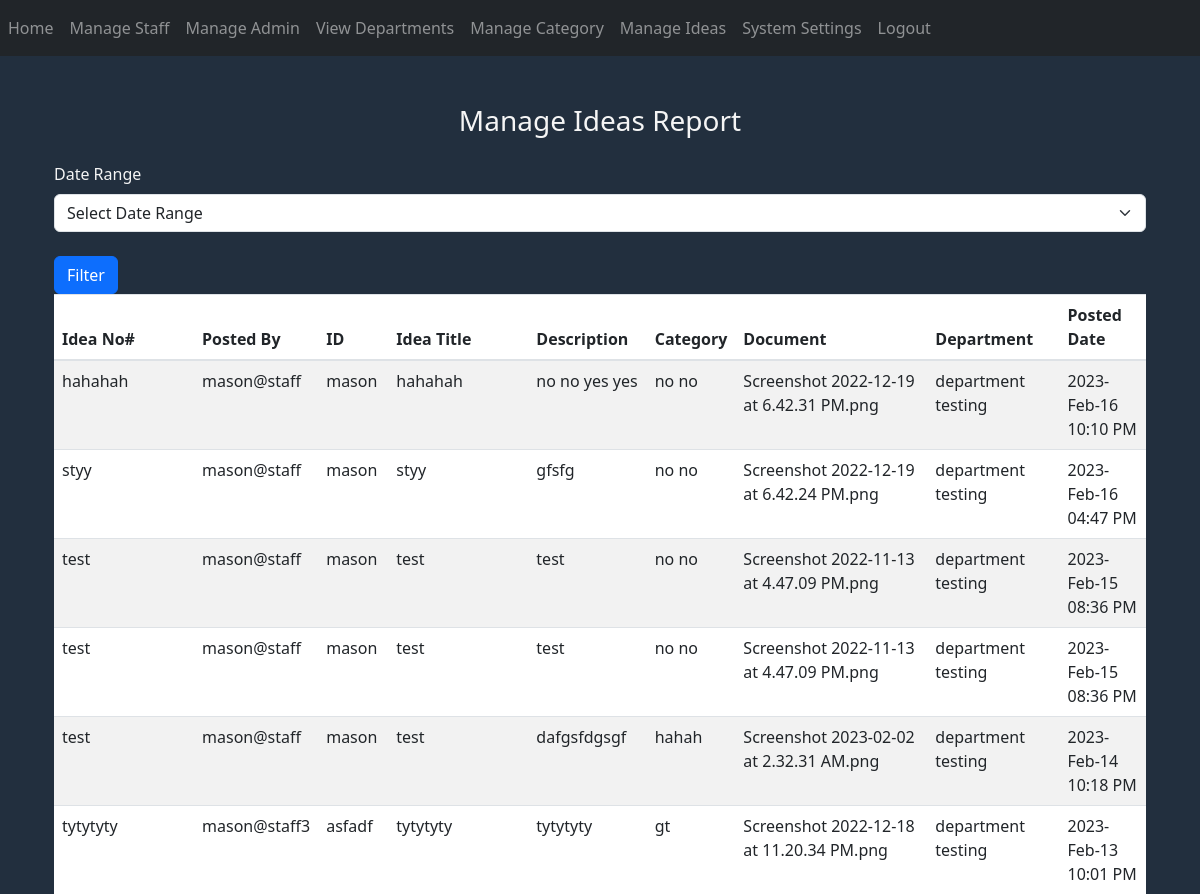
The app's page /manage-ideas (signed in, upper part), older data.
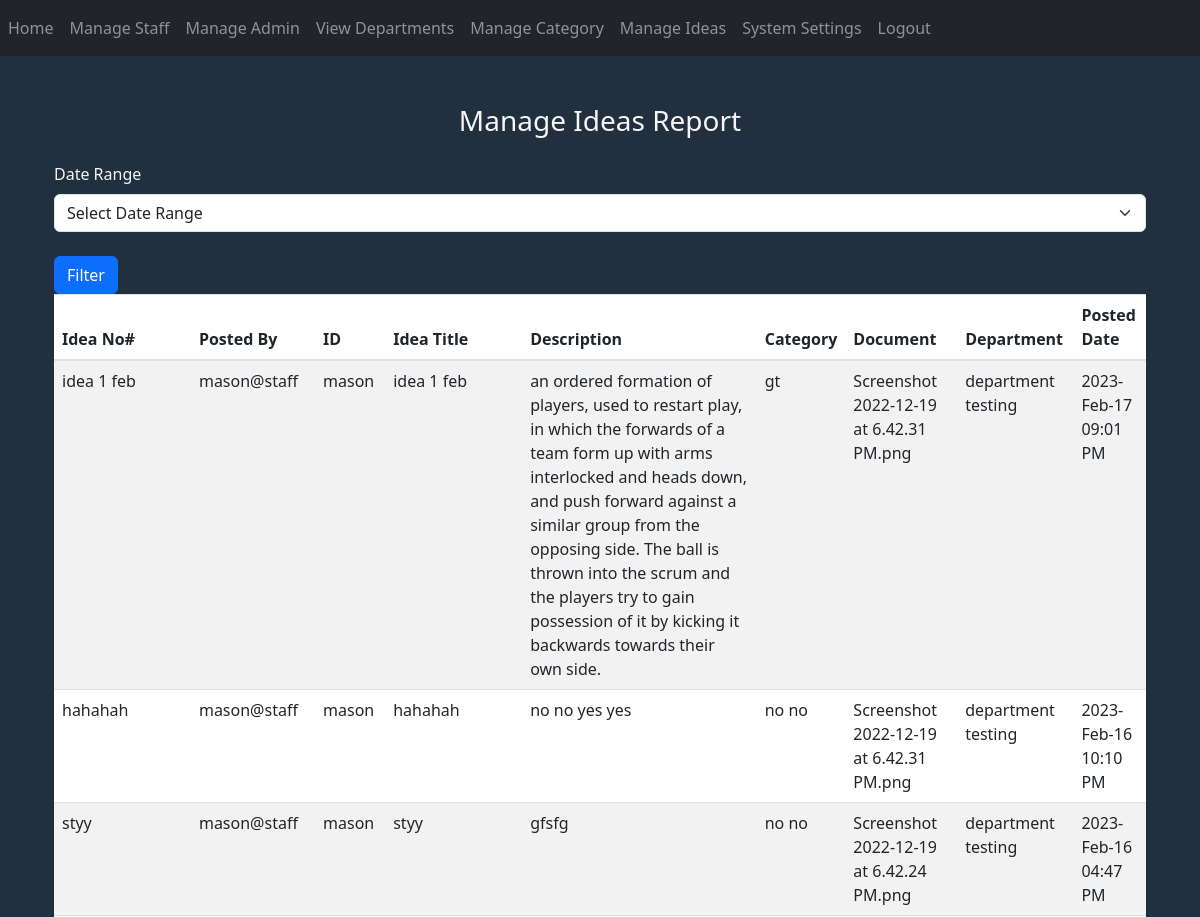
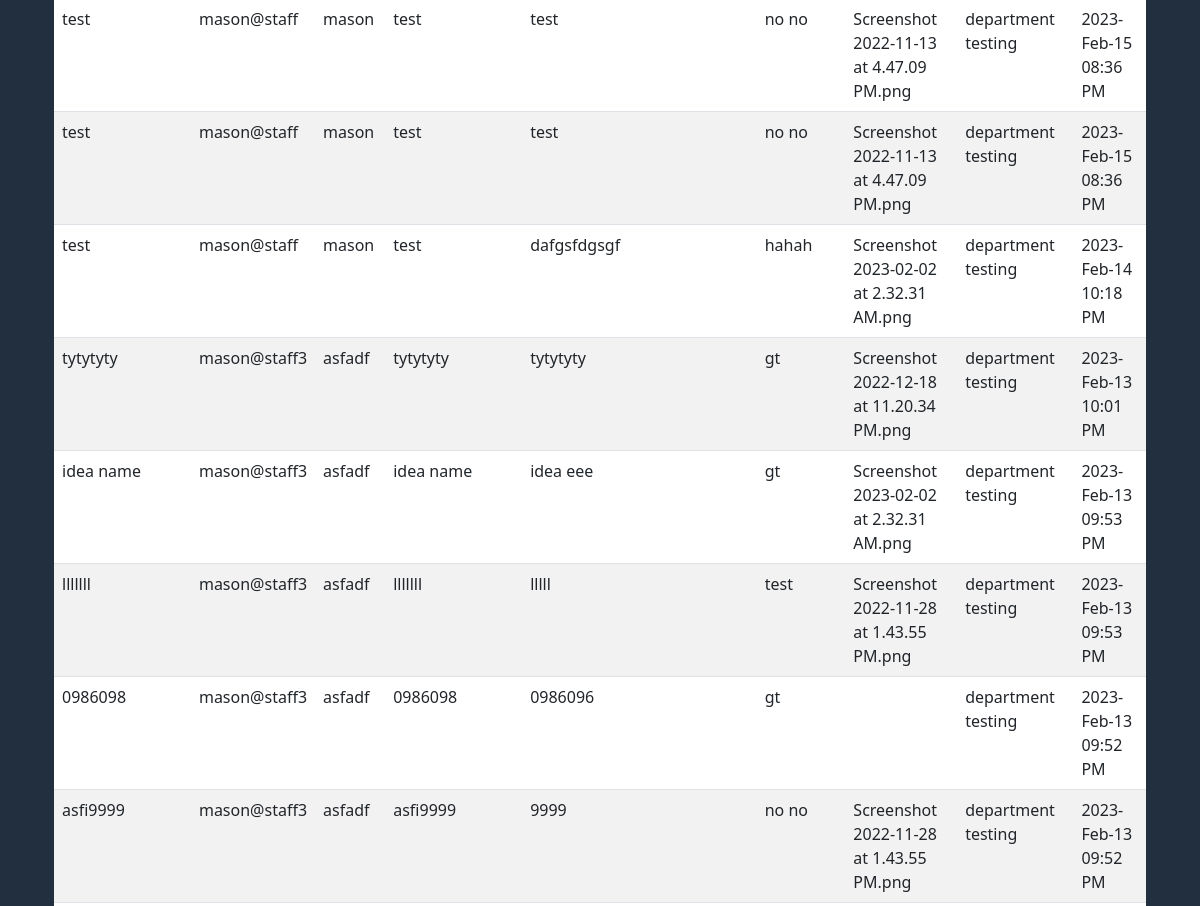
The same page, newer data (2 pictures, top to bottom).
### website/models.py (models this page shows, shortened)
class Ideas(db.Model, UserMixin):
    id = db.Column(db.Integer, primary_key=True)
    staff_id = db.Column(db.Integer, db.ForeignKey('staff.id'))
    staff = db.relationship('Staff', backref='ideas')
    title = db.Column(db.String(150))
    category = db.Column(db.Integer, db.ForeignKey('category.id'))
    time = db.Column(db.DateTime(timezone=True), default=func.now())
    description = db.Column(db.String(1000))
    document = db.Column(db.String(150), nullable=False)
    anon = db.Column(Boolean, default=False)
    like = db.Column(db.Integer)
    dislike = db.Column(db.Integer)
    view_count = db.Column(db.Integer)
    comment_count = db.Column(db.Integer)
    comment = db.relationship('Comments')
    like_dislike_count = db.relationship('Like')

class Staff(db.Model, UserMixin):
    id = db.Column(db.Integer, primary_key=True)
    name = db.Column(db.String(150))
    department = db.Column(db.Integer, db.ForeignKey('department.id'))
    nrc = db.Column(db.String(150))
    role = db.Column(db.String(150))
    email = db.Column(db.String(150), unique=True)
    phone_no = db.Column(db.String(150), unique=True)
    address = db.Column(db.String(255))
    username = db.Column(db.String(150))
    password = db.Column(db.String(150))
    notification = db.relationship('Notifications')
    idea = db.relationship('Ideas')
    comment = db.relationship('Comments')
    like_dislike_count = db.relationship('Like')

class Category(db.Model, UserMixin):
    id = db.Column(db.Integer, primary_key=True)
    name = db.Column(db.String(150))

class Department(db.Model, UserMixin):
    id = db.Column(db.Integer, primary_key=True)
    name = db.Column(db.String(150))
    staff = db.relationship('Staff')

### website/auth.py (the view)
@auth.route('/manage-ideas')
@login_required
def manage_ideas():
    date_range = request.args.get('date_range')
    if date_range:
        start_str, closure_str = date_range.split(' - ')
        start_date = datetime.strptime(start_str, '%Y-%b-%d')
        closure_date = datetime.strptime(closure_str, '%Y-%b-%d') + timedelta(days=1)  # add a day to closure date to include all events on that day
    else:
        start_date = datetime.min
        closure_date = datetime.max
    ideas = Ideas.query.filter(Ideas.time >= start_date, Ideas.time < closure_date).order_by(Ideas.time.desc())
    settings = Settings.query.order_by(Settings.closure_date.desc())
    categories = Category.query.all()
    departments = Department.query.all()
    category_list = {}
    department_list = {}
    for cat in categories:
        category_list[cat.id] = cat.name
    for dep in departments:
        department_list[dep.id] = dep.name
    return render_template("manage_ideas.html", settings=settings, ideas=ideas, user=current_user, categories=category_list, departments=department_list)

### website/__init__.py (called while the page is built)
def create_app():
    app = Flask(__name__)
    app.config['SECRET_KEY'] = 'hjshjhdjah kjshkjdhjs'
    app.config['SQLALCHEMY_DATABASE_URI'] = f'sqlite:///{DB_NAME}'
    db.init_app(app)
    from .views import views
    from .auth import auth
    app.register_blueprint(views, url_prefix='/')
    app.register_blueprint(auth, url_prefix='/')
    from .models import Staff, Department, Comments, Category, Notifications, Admin, Ideas, Like, Settings
    with app.app_context():
        db.create_all()
    login_manager = LoginManager()
    login_manager.login_view = 'auth.login'
    login_manager.init_app(app)
    @login_manager.user_loader
    def load_user(id):
        return Staff.query.get(int(id))
    return app

### website/templates/manage_ideas.html (shortened to what this page needs)
{% extends "base2.html" %}
{% block content %}
<link href="https://cdn.jsdelivr.net/npm/bootstrap@5.3.0-alpha1/dist/css/bootstrap.min.css" rel="stylesheet"
>
<body style="background-color: #222f3e; color: whitesmoke">
<div class="container mt-5">
    <h3 class="text-center mb-4">Manage Ideas Report</h3>
    <form method="GET" action="{{ url_for('auth.manage_ideas') }}">
       <label for="date-range">Date Range</label>
<select class="form-select" id="date-range" name="date_range">
    <option value="">Select Date Range</option>
</select>
        <br>
    <button type="submit" class="btn btn-primary">Filter</button>
        <table class="table table-striped" style="background-color: #c8d6e5">
            <thead >
                <tr>
                    <th>Idea No#</th>
                    <th>Posted By</th>
                    <th>ID</th>
                    <th>Idea Title</th>
                    <th>Description</th>
                    <th>Category</th>
                    <th>Document</th>
                    <th>Department</th>
                    <th>Posted Date</th>
                </tr>
            </thead>
            <tbody>
            {% for idea in ideas %}
                <tr>
                    <td>{{ idea.title }}</td>
                    <td>{{ idea.staff.name }}</td>
                    <td>{{ idea.staff.nrc }}</td>
                    <td>{{ idea.title }}</td>
                    <td>{{ idea.description }}</td>
                    <td>{{ categories[idea.category] }}</td>
                    <td>{{ idea.document }}</td>
                    <td>{{ departments[idea.staff.department] }}</td>
                    <td>{{ idea.time.strftime('%Y-%b-%d<br>%I:%M %p')|safe }}</td>
                </tr>
            {% endfor %}
            </tbody>
        </table>
    </form>
</div>
</body>
{% endblock %}

Row changes from the older to the newer data that the page shows:
added Ideas: title "idea 1 feb", staff.name "mason@staff", staff.nrc "mason", description "an ordered formation of players, used to restart play, in which the forwards of a team form up with arms interlocked and heads down, and push forward against a similar group from the opposing side. The ball is thrown into the scrum and the players try to gain possession of it by kicking it backwards towards their own side.", category.name "gt", document "Screenshot 2022-12-19 at 6.42.31 PM.png", {{ departments[idea.staff.department] }} "department testing", time "2023-Feb-17 09:01 PM"
now on this page (row unchanged): Ideas: title "idea name", staff.name "mason@staff3", staff.nrc "asfadf", description "idea eee", category.name "gt", document "Screenshot 2023-02-02 at 2.32.31 AM.png", {{ departments[idea.staff.department] }} "department testing", time "2023-Feb-13 09:53 PM"
now on this page (row unchanged): Ideas: title "lllllll", staff.name "mason@staff3", staff.nrc "asfadf", description "lllll", category.name "test", document "Screenshot 2022-11-28 at 1.43.55 PM.png", {{ departments[idea.staff.department] }} "department testing", time "2023-Feb-13 09:53 PM"
now on this page (row unchanged): Ideas: title "0986098", staff.name "mason@staff3", staff.nrc "asfadf", description "0986096", category.name "gt", {{ departments[idea.staff.department] }} "department testing", time "2023-Feb-13 09:52 PM"
now on this page (row unchanged): Ideas: title "asfi9999", staff.name "mason@staff3", staff.nrc "asfadf", description "9999", category.name "no no", document "Screenshot 2022-11-28 at 1.43.55 PM.png", {{ departments[idea.staff.department] }} "department testing", time "2023-Feb-13 09:52 PM"
